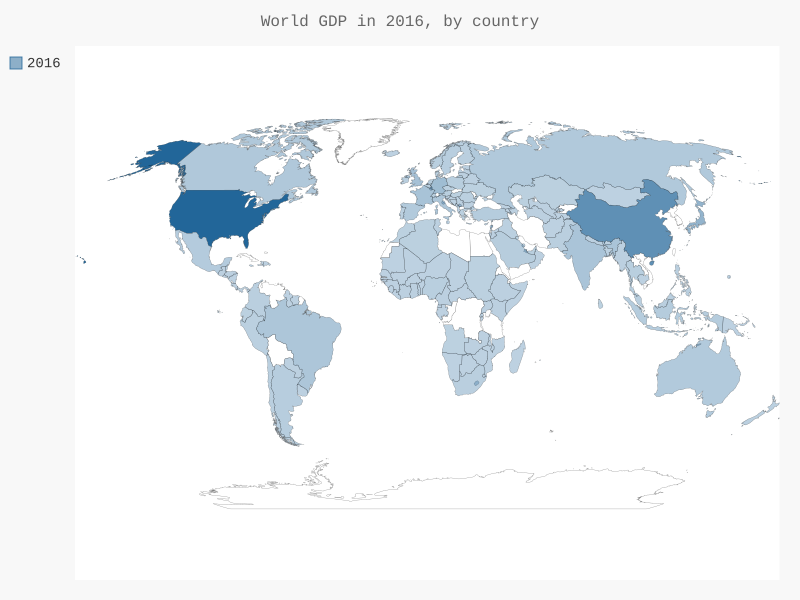

The script that drew this image:
import json
import pygal_maps_world.maps
from country_codes import get_country_code
from pygal.style import RotateStyle, LightColorizedStyle

# 将数据加载到一个列表中
filename = 'gdp_json.json'
with open(filename) as file_obj:
    gdp_data = json.load(file_obj)

# 创建一个包含gdp的字典
cc_gdps = {}
for gdp_dict in gdp_data:
    if gdp_dict['Year'] == 2016:
        country_name = gdp_dict['Country Name']
        gdp = int(float(gdp_dict['Value']))
        code = get_country_code(country_name)
        if code:
            # print(code + ": " + str(gdp))
            cc_gdps[code] = gdp
        else:
            print("ERROR - " + country_name)
            # pass

# print(len(cc_gdps))

wm_style = RotateStyle('#226699', base_style=LightColorizedStyle)
wm = pygal_maps_world.maps.World(style=wm_style)
wm.title = "World GDP in 2016, by country"
wm.add('2016', cc_gdps)

wm.render_to_file("D:\Project\exercises\worldwide_gdp\world_gdp.svg")
